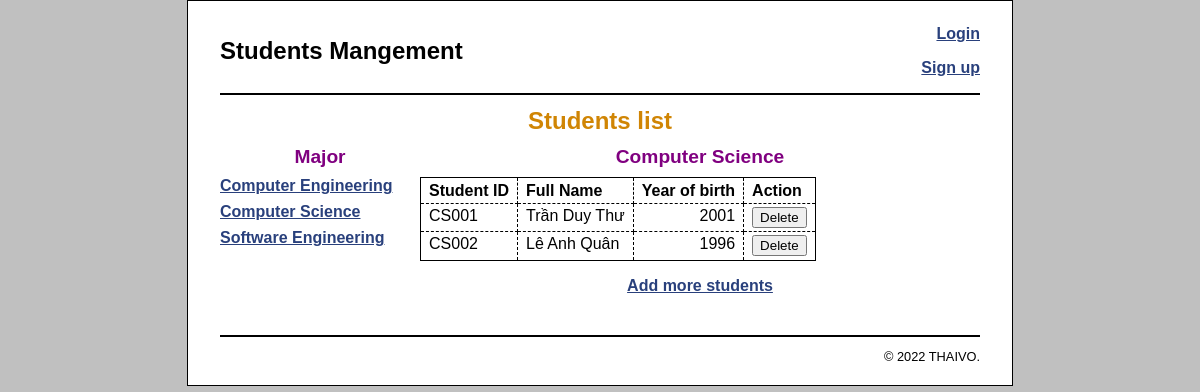
Screenshot of /?major_id=2 with the database file from the repository.
### tables this page shows
CREATE TABLE majors (
  majorID       INT(11)        NOT NULL   AUTO_INCREMENT,
  majorName     VARCHAR(255)   NOT NULL,
  PRIMARY KEY (majorID)
);

CREATE TABLE students (
  studentID        INT(11)        NOT NULL   AUTO_INCREMENT,
  majorID          INT(11)        NOT NULL,
  studentCode      VARCHAR(10)    NOT NULL   UNIQUE,
  studentName      VARCHAR(255)   NOT NULL,
  birthDay         INT (4),
  PRIMARY KEY (studentID),
  FOREIGN KEY (majorID) REFERENCES majors(majorID)
);

### index.php (the view, shortened to what this page needs)
<?php
    require_once('database.php');
    if (!isset($major_id)) {
        $major_id = filter_input(INPUT_GET, 'major_id',
                FILTER_VALIDATE_INT);
    }
    $querymajor = 'SELECT * FROM majors
                    WHERE majorID = :major_id';
    $statement1 = $db->prepare($querymajor);
    $statement1->bindValue(':major_id', $major_id);
    $statement1->execute();
    $major = $statement1->fetch();
    $major_name = $major['majorName'];
    $query = 'SELECT * FROM majors
                ORDER BY majorID';
    $statement = $db->prepare($query);
    $statement->execute();
    $majors = $statement->fetchAll();
    $queryStudents = 'SELECT * FROM students
    WHERE majorID = :major_id
    ORDER BY studentID';
    $statement3 = $db->prepare($queryStudents);
    $statement3->bindValue(':major_id', $major_id);
    $statement3->execute();
    $students = $statement3->fetchAll();
?>
<!DOCTYPE html>
<html>
    <head>
        <link rel="stylesheet" type="text/css" href="main.css" />
    </head>
    <body>
        <header>
            <div>
                <h1 style = 'float: left;'>Students Mangement</h1>
                <p class = right><a href='login.php'>Login</a></p>
                <p class = right><a href='register.php'>Sign up</a></p>
            </div>
        </header>
        <main>
            <h1 style = 'text-align: center'>Students list</h1>
            <aside style = 'width: 200px'>
                <h2 style = 'text-align: center; color: purple'>Major</h2>
                <nav>
                <ul>
                    <?php foreach ($majors as $major) : ?>
                    <li><a href=".?major_id=<?php echo $major['majorID']; ?>">
                            <?php echo $major['majorName']; ?>
                        </a>
                    </li>
                    <?php endforeach; ?>
                </ul>
                </nav>
            </aside>
            <section style = 'width: 560px; text-align: center'>
            <h2 style = 'color: purple'><?php echo $major_name; ?></h2>
            <table>
                <tr>
                    <th>Student ID</th>
                    <th>Full Name</th>
                    <th class="right">Year of birth</th>
                    <th>Action</th>
                </tr>
                <?php foreach ($students as $student) : ?>
                <tr>
                    <td><?php echo $student['studentCode']; ?></td>
                    <td><?php echo $student['studentName']; ?></td>
                    <td class="right"><?php echo $student['birthDay']; ?></td>
                    <td><form action="delete_student.php" method="post">
                        <input type="submit" value="Delete">
                    </form></td>
                </tr>
                <?php endforeach; ?>
            </table>
            <p><a href="add_student_form.php">Add more students</a></p>
        </section>
        </main>
        <footer>
        <p>&copy; <?php echo date("Y"); ?> THAIVO.</p>
        </footer>
    </body>
</html>

### main.css (style rules this page uses)
html { background-color: rgb(192, 192, 192); }
body { margin-top: 0; font-family: Arial, Helvetica, sans-serif; width: 760px; margin: 0 auto; background-color: white; border: 1px solid black; padding: .5em 2em; height: fit-content; }
header { margin: 0; border-bottom: 2px solid black; }
header h1 { margin: 0; padding: .5em 0; color: black; }
main { margin: 0; }
aside { float: left; }
nav ul { list-style-type: none; margin-left: 0; padding-left: 0; }
nav ul li { padding-bottom: 0.5em; }
section { float: left; padding-bottom: 1.5em; }
footer { clear: both; margin-top: 1em; border-top: 2px solid black; }
footer p { text-align: right; font-size: 80%; margin: 1em 0; }
h1 { font-size: 150%; margin: 0; padding: .5em 0 .25em; }
h2 { font-size: 120%; margin: 0; padding: .25em 0 .5em; }
h1, h2 { color: rgb(208, 133, 4); }
ul { margin: 0 0 1em 0; padding: 0 0 0 2.5em; }
li { margin: 0; padding: 0; }
a { color: rgb(41, 64, 124); font-weight: bold; }
table { border: 1px solid black; border-collapse: collapse; }
td, th { border: 1px dashed black; padding: .2em .5em .2em .5em; vertical-align: top; text-align: left; }
form { margin: 0; }
.right { text-align: right; }

### rows the page displays
majors: majorName "Computer Engineering"
majors: majorName "Computer Science"
majors: majorName "Software Engineering"
students: studentCode "CS001", studentName "Trần Duy Thư", birthDay "2001"
students: studentCode "CS002", studentName "Lê Anh Quân", birthDay "1996"
